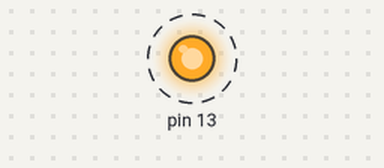
This sketch was run on a simulated Arduino Uno, built with avr-gcc and run on an emulated ATmega328P. On the bench: output pins drawn as LEDs (lit = HIGH). Dashed ring = blinking.

Above: at 0.5 s.
Timing chart, 0 to 3.5 s (numbered marks = the images above):
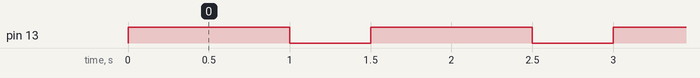

Measured:
- by itself, pin 13: alternates HIGH for 1.0 s and LOW for 0.50 s

The sketch:

led_blink_custom_delay.ino
```cpp
void customDelay(unsigned long duration) {
  unsigned long start = millis();
  while (millis() - start < duration) {
    // Do nothing, just wait
  }
}

void setup() {
  DDRB = B00100000; // Set pin 13 as output
}

void loop() {
  // Turn on the LED
  PORTB |= B00100000; // Set pin 13 high
  customDelay(1000);  // Wait for 2 seconds

  // Turn off the LED
  PORTB &= ~B00100000; // Set pin 13 low
  customDelay(500);   // Wait for 1 second
}
```
